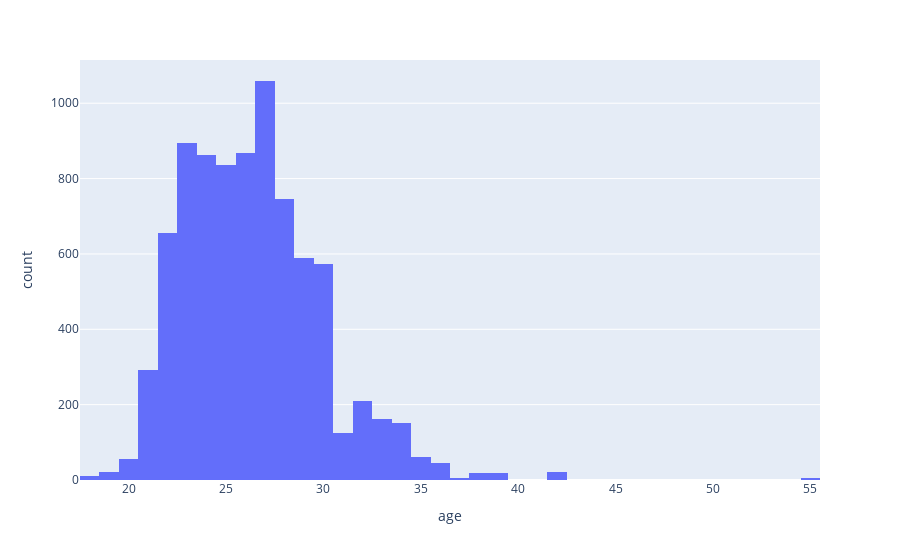

This figure's notebook cell:
### Markdown cell above
So, there are a lot NaNs values, tons of them over many columns.<br>
There are **8,378 rows and a bunch of fields have thousands of NaNs** and probably bad practice to use imputation to guess the values.<br>
Instead, I'll just **disregard the fields with over 4000 null values** from the dataset. <br>
Let's have a look at some totals before we remove some fields and rows due to missing values.<br>

### Code cell
fig = px.histogram(data, x="age")
fig.show()

### Figure 1 — Plotly figure (JSON) as saved in the notebook; plotly's stock layout.template omitted (floating-point values rounded to 4 significant figures; data arrays with more than 128 entries replaced by an {"elided": "..."} marker saying what was removed)
{"data": [{"alignmentgroup": "True", "bingroup": "x", "hovertemplate": "age=%{x}<br>count=%{y}<extra></extra>", "legendgroup": "", "marker": {"color": "#636efa", "pattern": {"shape": ""}}, "name": "", "offsetgroup": "", "orientation": "v", "showlegend": false, "type": "histogram", "x": {"elided": "8378 int values"}, "xaxis": "x", "yaxis": "y"}], "layout": {"barmode": "relative", "legend": {"tracegroupgap": 0}, "margin": {"t": 60}, "xaxis": {"anchor": "y", "domain": [0, 1], "title": {"text": "age"}}, "yaxis": {"anchor": "x", "domain": [0, 1], "title": {"text": "count"}}}}
